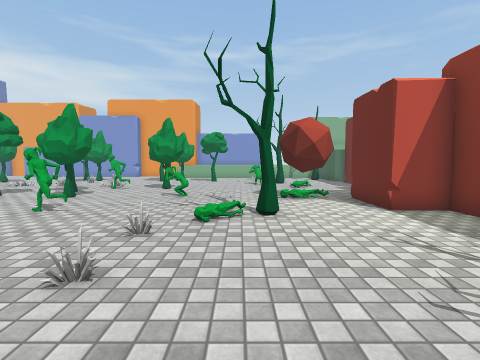
View 1 (above)

24 first-person views from a walk through a scene from a Unity 3-D project. The camera is 1.3 m above the floor, tilts 4° down and sees 85° across. The floor is counted in squares, 1 m on a side. Each view is taken from the middle of a square. On the plan, view 1 faces up. The plan holds only what a view shows up to about 13 squares ahead; the rest is blank. The place goes on beyond the plan. Some surface patterns are stand-ins.

View 2
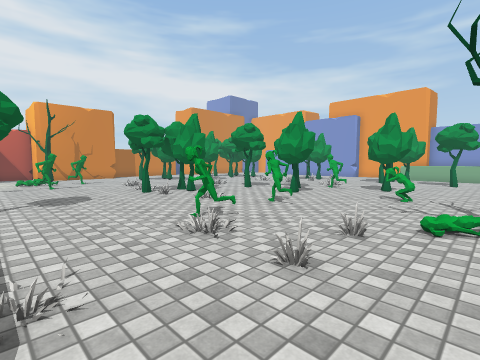

View 3
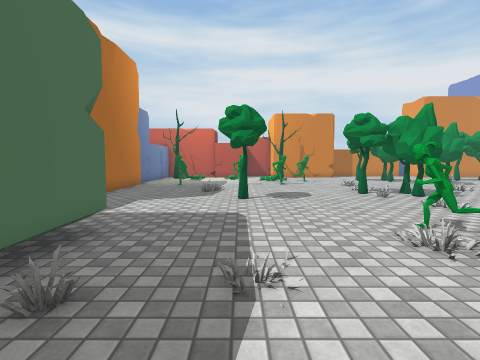

View 4
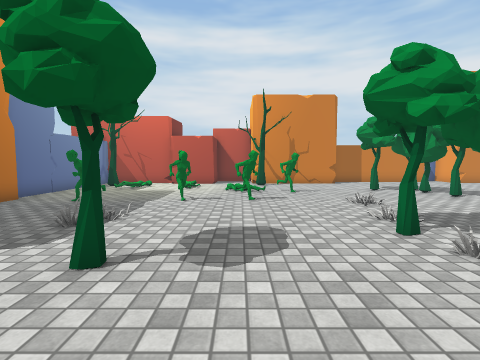

View 5
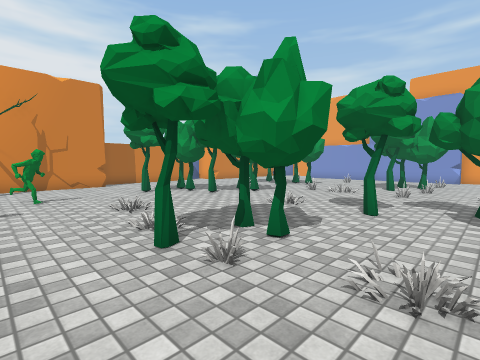

View 6
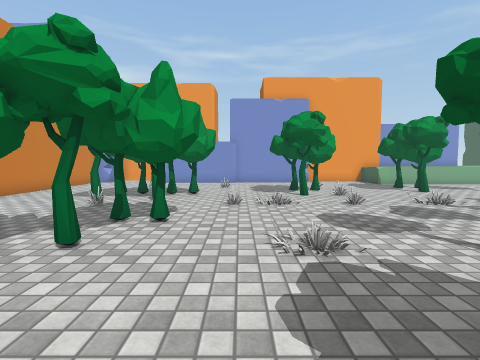

View 7
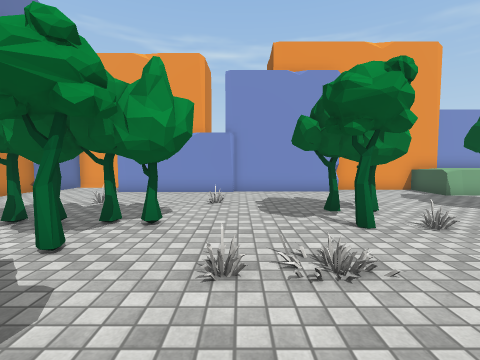

View 8
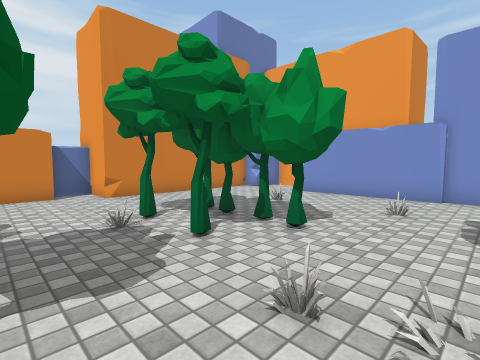

View 9
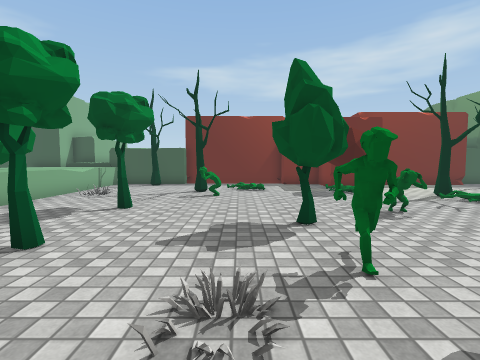

View 10
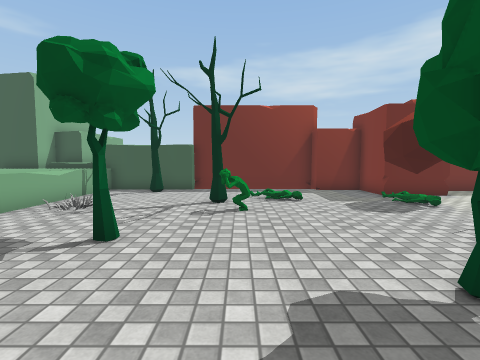

View 11
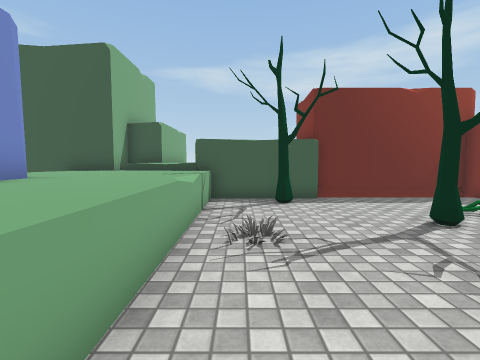

View 12
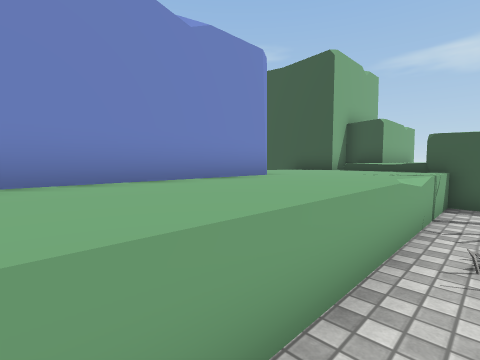

View 13
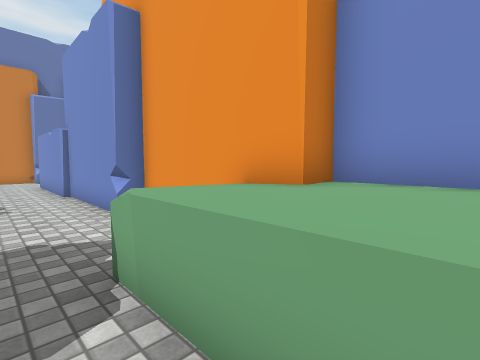

View 14
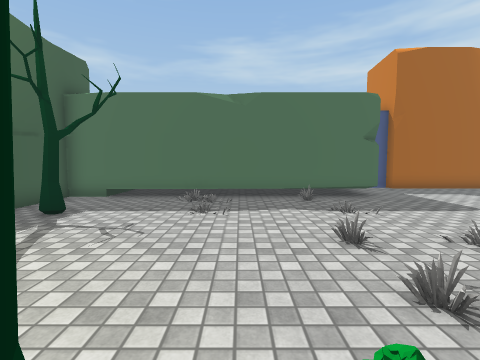

View 15
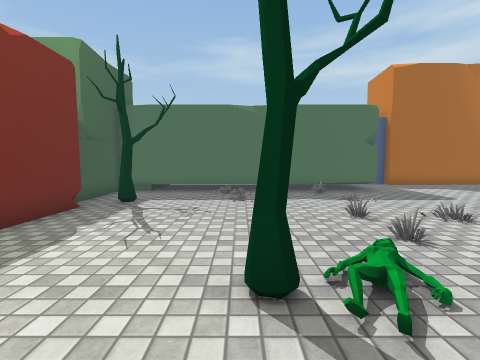

View 16
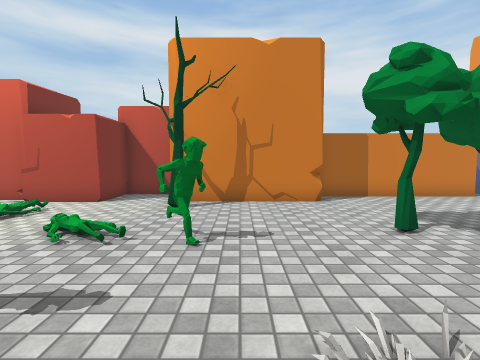

View 17
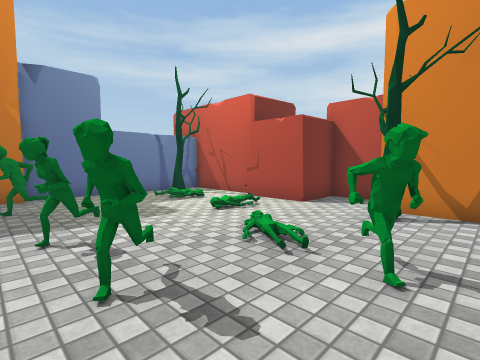

View 18
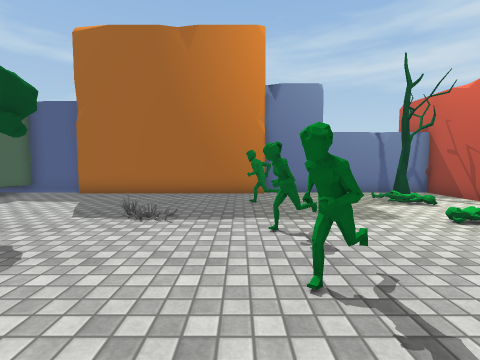

View 19
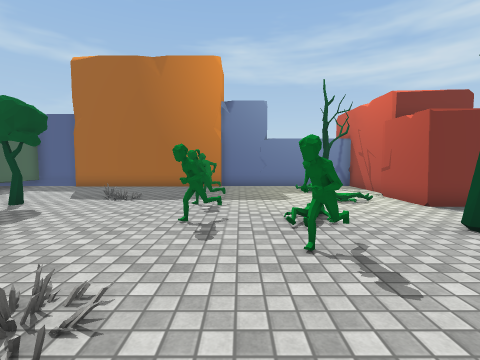

View 20
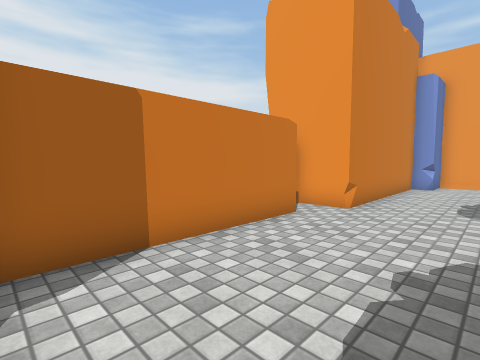

View 21
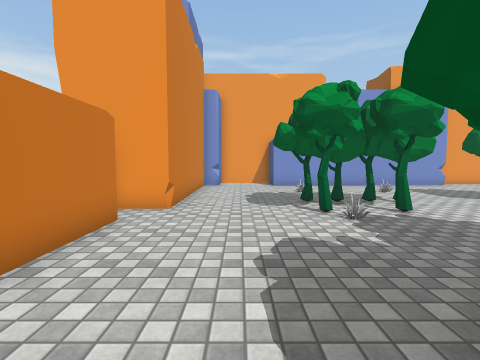

View 22
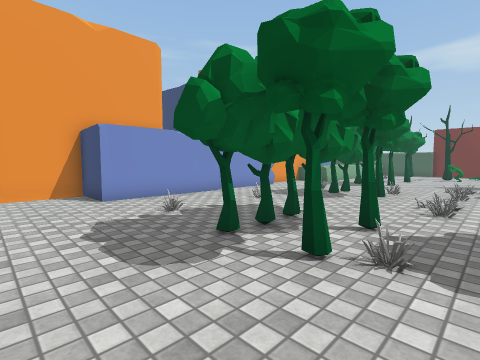

View 23
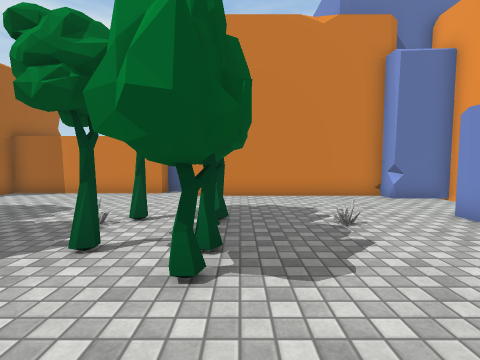

View 24
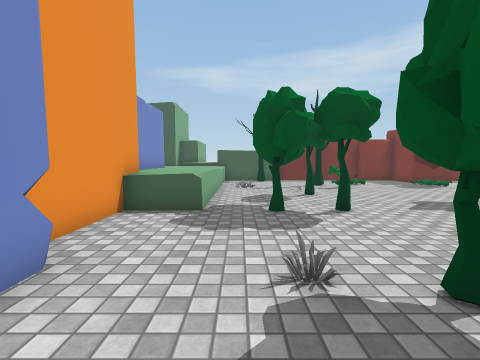

### Floor plan
Key: @ floor where view 1 was taken; # wall or solid block; . floor; / step, stairs or slope; ^ raised ledge; T tree; O other object.
Columns run from 25 left of view 1 to 9 right of it. Each row starts with its distance up from view 1.
 26           O                   ^OO
 25           O                 ^^^OO
 24    OOOOOOOO          ^OOOOOO^^^O O
 23    OO..O   OOOOOOOOOOO^^^^^^^^^OOOO
 22    O...OOOOO........^^^^^^^^^^^OO
 21 OOOO................^^^^^^^^^^^O
 20    O.......................O...O
 19    O....O..O....O..TTT........TO
 18    O..........TTT...TT.........O
 17    O...TTTT....TT...T..T........OOO
 16    O...TTTTT..T.O..........T....O
 15  OOO...T.T................O.....O
 14  OO.....O...OO.O..O.............O
 13   O................O.TT.........O
 12   O......TTT......TO.TT.........O
 11   O......TTT.....TT............OO
 10   O....TTT...O..T.TT..OO...OO..O
  9   O....TTT........TT.......OOOOOO
  8 OOOO...T.....................O
  7    O..........TTT...O.....T..OOO
  6    O.......O..TTTO........T....O
  5    O.........TOO.......O.......O
  4    O.../O...........O..........O
  3    OTT../.O.........O..O.......
  2  O.....//.O....................
  1  O............................TO
  0  OOO......O.....T.....O..@O...TOOO
 -1    O.........O............O....O
 -2    O..........O........O...O...O
 -3    O.//...OO........###########O
 -4    O../.............#         O
 -5    O.T..............#
 -6    OOOOOOOO  OOOO OO#

Where each view was taken, in squares from view 1:
view 1: 0 up, 0 right, facing up
view 2: 0 up, 0 right, facing up-left
view 3: 0 up, 0 right, facing left
view 4: 2 up, 6 left, facing left
view 5: 3 up, 7 left, facing up-left
view 6: 6 up, 13 left, facing up
view 7: 11 up, 13 left, facing up
view 8: 12 up, 12 left, facing up-left
view 9: 14 up, 9 left, facing right
view 10: 15 up, 6 left, facing right
view 11: 20 up, 3 left, facing right
view 12: 20 up, 3 left, facing up-right
view 13: 20 up, 2 left, facing up-left
view 14: 7 up, 0 right, facing down
view 15: 9 up, 1 right, facing down
view 16: 5 up, 13 left, facing left
view 17: 5 up, 14 left, facing down-left
view 18: 5 up, 14 left, facing down
view 19: 8 up, 16 left, facing down
view 20: 8 up, 19 left, facing up-left
view 21: 8 up, 20 left, facing up
view 22: 13 up, 21 left, facing up-right
view 23: 17 up, 12 left, facing left
view 24: 20 up, 12 left, facing right
